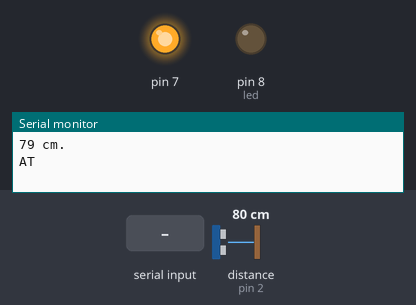
The sketch below on a simulated Arduino Uno, built with avr-gcc and run on an emulated ATmega328P. Parts: output pins drawn as LEDs (lit = HIGH), the last lines printed to the serial monitor. Wiring (inferred from the names in the program): ultrasonic range finder: trigger pin 3; echo pin 2. The inputs (shaded band) are chosen by the test bench; at power-on: distance to the obstacle (sensor on pin 2) 80 cm. The echo pulse lasts 58.3 µs per cm; pins used as bus, display or sensor lines are not drawn.

Above: at 1.9 s.
2.0 s: "1\n" received over Serial
3.5 s: "0\n" received over Serial
5.0 s: "2\n" received over Serial
At 6.3 s:
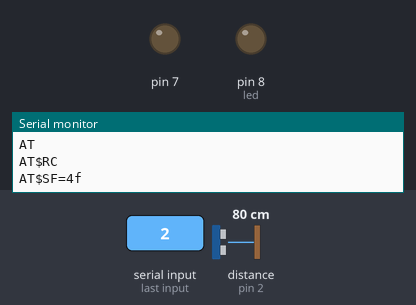
Timing chart, 0 to 8.0 s (numbered marks = the images above; inputs shaded):
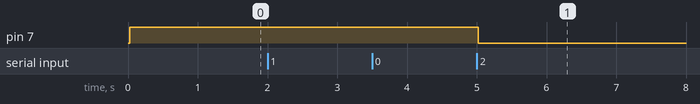

The sketch:

sensor_distancia1.ino
```cpp
#define SigfoxDeb
#define trigPin 3
#define echoPin 2
#define led 8
#include <SoftwareSerial.h>
#ifdef SigfoxDeb
SoftwareSerial mySerial(0, 1); // RX, TX
#endif
//const int boton=6;
char RespuestaSigfox[50];
char ID[51];
char PAC[51];

typedef union
{
    uint16_t number;
    uint8_t bytes[2];
} UINT16_t;

void setup()
{
  Serial.begin(9600);
  pinMode(trigPin, OUTPUT);
  pinMode(echoPin, INPUT);
  pinMode(led, OUTPUT);
  #ifdef SigfoxDeb
  mySerial.begin(9600);
  #endif
  //pinMode(boton, INPUT);
  pinMode(7, OUTPUT);
  #ifdef SigfoxDeb
  mySerial.println("\n\n\n\n\n\n\n\n\rInicio");
  #endif
}

void leer_distancia()
{
  UINT16_t dist;
  String bufer="AT$SF=";
  char payload[20];
  long duracion, distancia ;
  digitalWrite(trigPin, LOW);
  delayMicroseconds(2);
  digitalWrite(trigPin, HIGH);
  delayMicroseconds(10);
  digitalWrite(trigPin, LOW);
  duracion = pulseIn(echoPin, HIGH) ;
  distancia = duracion / 2 / 29.1  ;
  Serial.println(String(distancia) + " cm.") ;
  dist.number=(uint16_t)(distancia);
  if (distancia<16)
  {
    bufer+=0;
    bufer+=String(distancia,HEX);
  }
  else
  {
    bufer+=String(distancia,HEX);
  }
  bufer.toCharArray(payload,12);
  digitalWrite(7, HIGH);
  delay(1000);
  enviarcomandoATSigfox("AT");
  enviarcomandoATSigfox("AT$RC");
  enviarcomandoATSigfox(payload);
  digitalWrite(7, LOW);
}

void loop()
{
   leer_distancia();
   delay(600000);
}

void enviarcomandoATSigfox(char* comandoAT)
{
  unsigned long x=0;
  #ifdef SigfoxDeb
  mySerial.print("\r\n\tSigfox-->");
  mySerial.println(comandoAT);
  #endif
  while( Serial.available() > 0) Serial.read();
    x = 0;
  memset(RespuestaSigfox, '\0',sizeof(RespuestaSigfox));
  Serial.print(comandoAT);
  Serial.print("\r\n");
  while(true)
  {
    if(Serial.available() != 0)
    {
      RespuestaSigfox[x] = Serial.read();
      x++;
      if (strstr(RespuestaSigfox, "\n") != NULL)
      {
        #ifdef SigfoxDeb
        mySerial.print("Comando OK\n\r");
        mySerial.println(RespuestaSigfox);
        #endif
        break;
      }
    }
  }
}
```

Measured:
- after the input at 5.0 s, pin 7: HIGH → LOW at once
